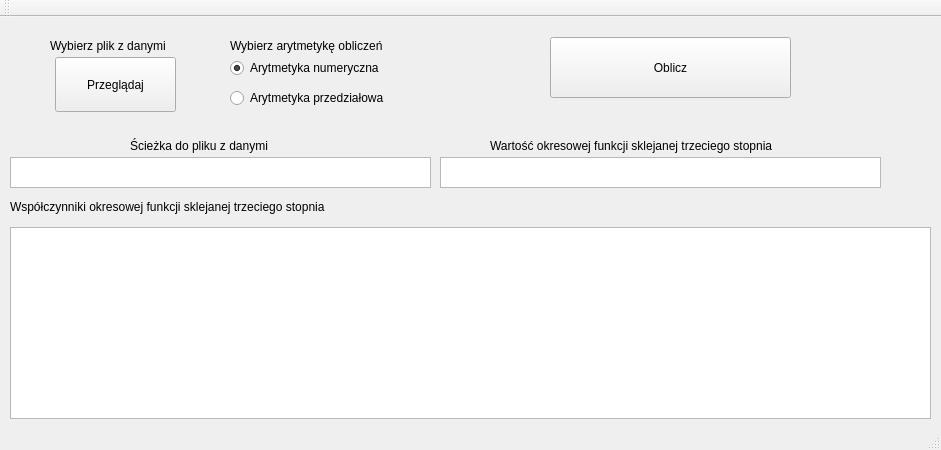
<?xml version="1.0" encoding="UTF-8"?>
<ui version="4.0">
 <class>MainWindow</class>
 <widget class="QMainWindow" name="MainWindow">
  <property name="geometry">
   <rect>
    <x>0</x>
    <y>0</y>
    <width>941</width>
    <height>450</height>
   </rect>
  </property>
  <property name="mouseTracking">
   <bool>false</bool>
  </property>
  <property name="windowTitle">
   <string>MainWindow</string>
  </property>
  <widget class="QWidget" name="centralWidget">
   <widget class="QPushButton" name="pushButton">
    <property name="geometry">
     <rect>
      <x>55</x>
      <y>40</y>
      <width>121</width>
      <height>55</height>
     </rect>
    </property>
    <property name="autoFillBackground">
     <bool>false</bool>
    </property>
    <property name="styleSheet">
     <string notr="true"/>
    </property>
    <property name="text">
     <string>Przeglądaj</string>
    </property>
    <property name="iconSize">
     <size>
      <width>55</width>
      <height>55</height>
     </size>
    </property>
   </widget>
   <widget class="QTextBrowser" name="textBrowser">
    <property name="geometry">
     <rect>
      <x>10</x>
      <y>140</y>
      <width>421</width>
      <height>31</height>
     </rect>
    </property>
   </widget>
   <widget class="QPushButton" name="pushButton_2">
    <property name="geometry">
     <rect>
      <x>550</x>
      <y>20</y>
      <width>241</width>
      <height>61</height>
     </rect>
    </property>
    <property name="text">
     <string>Oblicz</string>
    </property>
   </widget>
   <widget class="QTextBrowser" name="textBrowser_2">
    <property name="geometry">
     <rect>
      <x>440</x>
      <y>140</y>
      <width>441</width>
      <height>31</height>
     </rect>
    </property>
   </widget>
   <widget class="QTextBrowser" name="textBrowser_3">
    <property name="geometry">
     <rect>
      <x>10</x>
      <y>210</y>
      <width>921</width>
      <height>192</height>
     </rect>
    </property>
   </widget>
   <widget class="QRadioButton" name="radioButton">
    <property name="enabled">
     <bool>true</bool>
    </property>
    <property name="geometry">
     <rect>
      <x>230</x>
      <y>40</y>
      <width>191</width>
      <height>22</height>
     </rect>
    </property>
    <property name="text">
     <string>Arytmetyka numeryczna</string>
    </property>
    <property name="checked">
     <bool>true</bool>
    </property>
   </widget>
   <widget class="QRadioButton" name="radioButton_2">
    <property name="geometry">
     <rect>
      <x>230</x>
      <y>70</y>
      <width>191</width>
      <height>22</height>
     </rect>
    </property>
    <property name="text">
     <string>Arytmetyka przedziałowa</string>
    </property>
   </widget>
   <widget class="QLabel" name="label">
    <property name="geometry">
     <rect>
      <x>10</x>
      <y>180</y>
      <width>361</width>
      <height>20</height>
     </rect>
    </property>
    <property name="text">
     <string>Współczynniki okresowej funkcji sklejanej trzeciego stopnia</string>
    </property>
   </widget>
   <widget class="QLabel" name="label_2">
    <property name="geometry">
     <rect>
      <x>130</x>
      <y>120</y>
      <width>161</width>
      <height>17</height>
     </rect>
    </property>
    <property name="text">
     <string>Ścieżka do pliku z danymi</string>
    </property>
   </widget>
   <widget class="QLabel" name="label_3">
    <property name="geometry">
     <rect>
      <x>490</x>
      <y>120</y>
      <width>321</width>
      <height>17</height>
     </rect>
    </property>
    <property name="text">
     <string>Wartość okresowej funkcji sklejanej trzeciego stopnia</string>
    </property>
   </widget>
   <widget class="QLabel" name="label_4">
    <property name="geometry">
     <rect>
      <x>50</x>
      <y>20</y>
      <width>131</width>
      <height>17</height>
     </rect>
    </property>
    <property name="text">
     <string>Wybierz plik z danymi</string>
    </property>
   </widget>
   <widget class="QLabel" name="label_5">
    <property name="geometry">
     <rect>
      <x>230</x>
      <y>20</y>
      <width>181</width>
      <height>17</height>
     </rect>
    </property>
    <property name="text">
     <string>Wybierz arytmetykę obliczeń</string>
    </property>
   </widget>
  </widget>
  <widget class="QToolBar" name="mainToolBar">
   <attribute name="toolBarArea">
    <enum>TopToolBarArea</enum>
   </attribute>
   <attribute name="toolBarBreak">
    <bool>false</bool>
   </attribute>
  </widget>
  <widget class="QStatusBar" name="statusBar"/>
  <widget class="QMenuBar" name="menuBar">
   <property name="geometry">
    <rect>
     <x>0</x>
     <y>0</y>
     <width>941</width>
     <height>27</height>
    </rect>
   </property>
  </widget>
  <action name="actionPrzegladaj">
   <property name="text">
    <string>Przeglądaj</string>
   </property>
  </action>
 </widget>
 <layoutdefault spacing="6" margin="11"/>
 <resources/>
 <connections/>
</ui>
